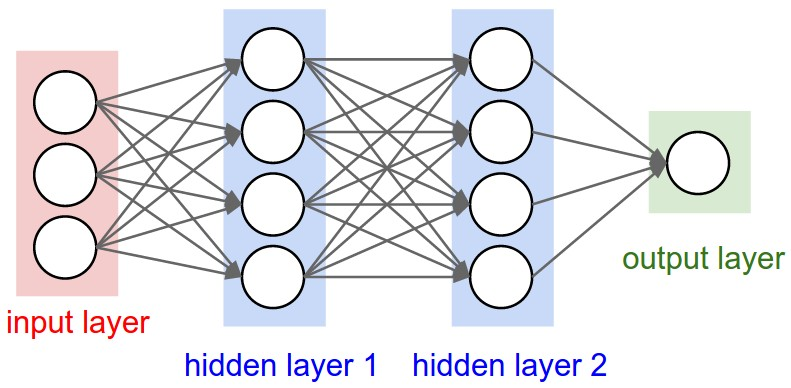
#> input picture latex_docu/tex_files/pics/cnn.jpg, 791 x 388 px
$ python -i format_image_process.py   (imports and definitions only)
#> lines starting #> are read from the running program, lines starting #| are printed output that depends on the picture; after the words box and inside, x2 and y2 are one past the last pixel; in counts of white or black regions, pixels touching at a corner belong together
#> further down, picture is the input picture: PIL image 791x388 RGB; mean R, G, B 231.4, 231.4, 235.6
### python_ai/utils/image_utils.py
def is_pitch_black(img):
    pixels = img.getdata()
    blacks = 0
    for p in pixels:
        if p != 0:
            blacks += 1
    total = len(pixels)
    return (blacks / float(total)) > 0.90

### python_ai/utils/format_image_process.py
from PIL import ImageOps, ImageFilter, Image
import numpy as np
from utils import image_utils


def modify(img):
    img.load()
    img = img.convert('L')

    clip = np.array(img)
    img = ((clip - clip.min()) * 255.0 / (clip.max() - clip.min())).astype(np.uint8)
    img = Image.fromarray(img)

    threshold = 150
    imgpos = img.point(lambda e: 255 if e > threshold else 0)
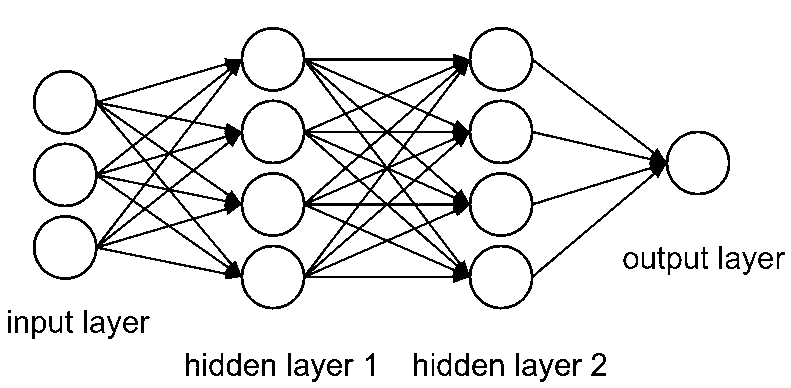
#> imgpos: PIL image 791x388 L; 91.7% white; black in thin lines or dots, all inside (x1, y1, x2, y2) = (8, 27, 785, 382)
    while image_utils.is_pitch_black(imgpos):
#> in is_pitch_black, `blacks = 0`: blacks = 0
#> in is_pitch_black, `total = len(pixels)`: total = 306908
        threshold += 3
        imgpos = img.point(lambda e: 255 if e > threshold else 0)
#> this loop made 19 passes
#> pass 1, in modify, `imgpos = img.point(lambda e: 255 if e > threshold else 0)`:
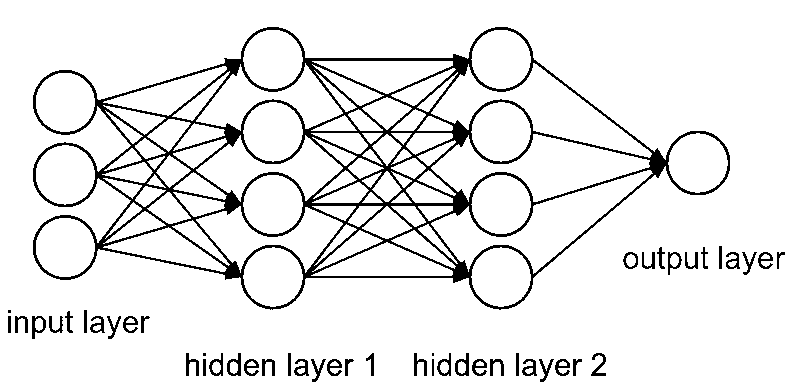
#> imgpos: PIL image 791x388 L; 91.6% white; black in thin lines or dots, all inside (x1, y1, x2, y2) = (8, 27, 785, 382)
#> pass 2, in modify, `imgpos = img.point(lambda e: 255 if e > threshold else 0)`:
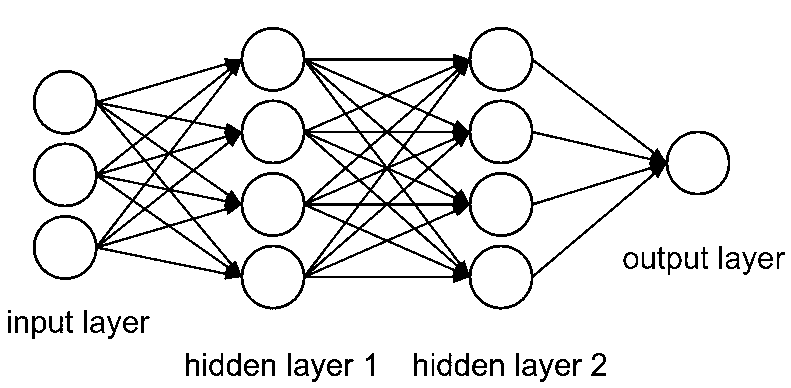
#> imgpos: PIL image 791x388 L; 91.5% white; black in thin lines or dots, all inside (x1, y1, x2, y2) = (8, 27, 785, 382)
#> pass 3, in modify, `imgpos = img.point(lambda e: 255 if e > threshold else 0)`:
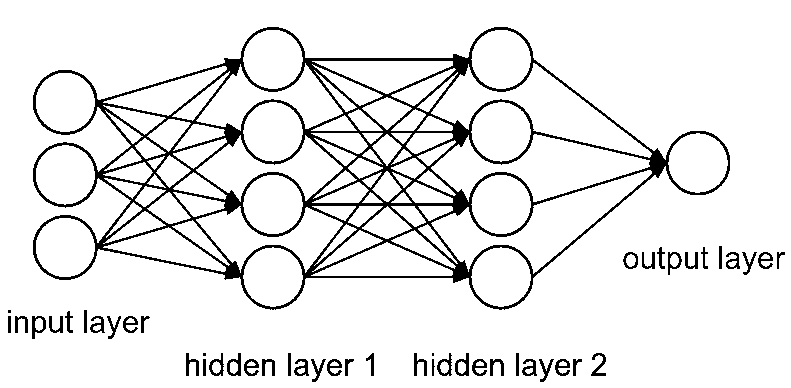
#> imgpos: PIL image 791x388 L; 91.4% white; 49 black regions (3 under 20 px), largest, box (x1, y1, x2, y2) and area: (33, 27, 730, 310) 21469, (227, 353, 241, 376) 153, (455, 353, 469, 376) 153
#> after the loop, threshold = 207

    img = imgpos.filter(ImageFilter.GaussianBlur(1))
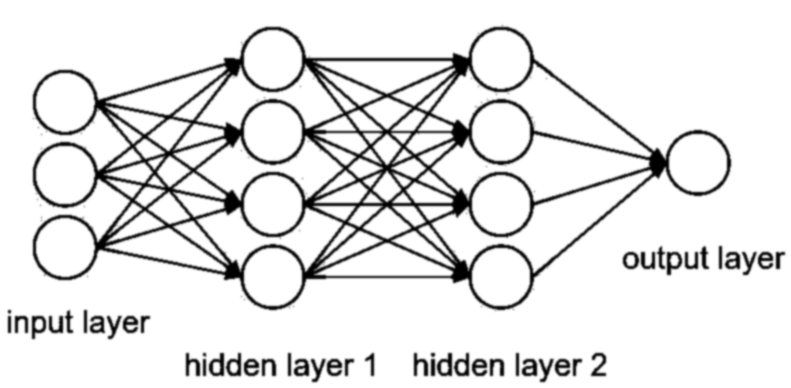
#> img: PIL image 791x388 L; min 0, max 255, mean 229.1
    img = img.resize((64, 64), resample=4)
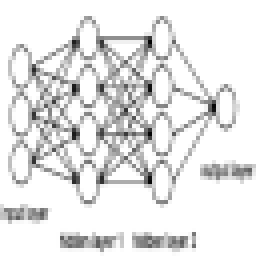
#> img: PIL image 64x64 L (shown 4 times larger); min 4, max 255, mean 229

    corners = np.array(img)
    r = corners[0, 0] + corners[63, 0] + corners[0, 63] + corners[63, 63]
#> r = 252
    if r != 0:
        img = ImageOps.invert(img)
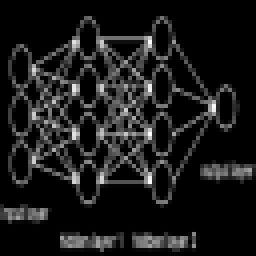
#> img: PIL image 64x64 L (shown 4 times larger); min 0, max 251, mean 26
    return img.convert('RGB')

>>> from PIL import Image
>>> picture = Image.open('../../latex_docu/tex_files/pics/cnn.jpg')
>>> result = modify(picture)

$ run again, on latex_docu/tex_files/pics/gradient.jpg
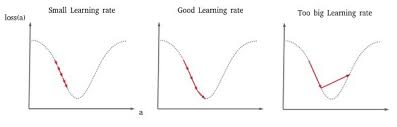
#> input picture latex_docu/tex_files/pics/gradient.jpg, 397 x 127 px
#> picture is the input picture: PIL image 397x127 RGB; mean R, G, B 250, 249.7, 249.8
#> in modify, `imgpos = img.point(lambda e: 255 if e > threshold else 0)`:
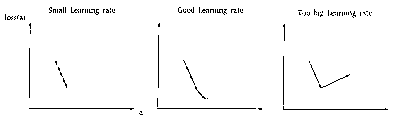
#> imgpos: PIL image 397x127 L; 97.9% white; black in thin lines or dots, all inside (x1, y1, x2, y2) = (5, 7, 388, 115)
#> blacks = 0
#> total = 50419
#> the loop in modify, `while image_utils.is_pitch_black(imgpos):` made 33 passes
#> threshold on passes 1 to 8: 153, 156, 159, 162, 165, 168, 171, 174
#> after the loop in modify, `while image_utils.is_pitch_black(imgpos):`: threshold = 249
#> r = 252
#> in modify, `img = ImageOps.invert(img)`:
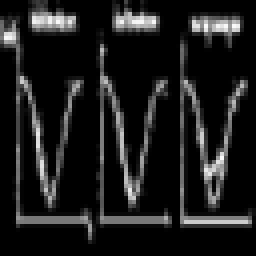
#> img: PIL image 64x64 L (shown 4 times larger); min 0, max 250, mean 28.1

$ run again, on latex_docu/tex_files/pics/Deploy.png
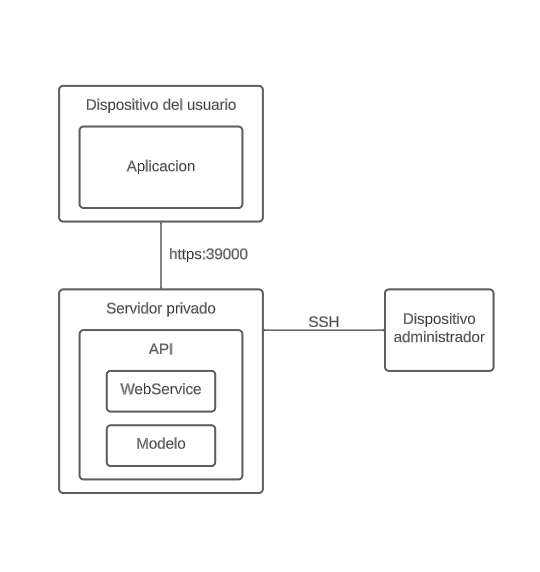
#> input picture latex_docu/tex_files/pics/Deploy.png, 540 x 572 px
#> picture is the input picture: PIL image 540x572 RGBA; mean R, G, B, A 249.4, 249.4, 249.4, 255
#> in modify, `imgpos = img.point(lambda e: 255 if e > threshold else 0)`:
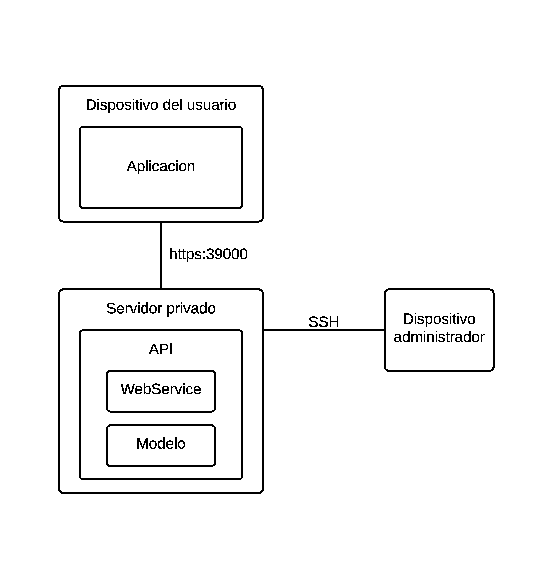
#> imgpos: PIL image 540x572 L; 96.6% white; black in thin lines or dots, all inside (x1, y1, x2, y2) = (58, 85, 495, 494)
#> blacks = 0
#> total = 308880
#> the loop in modify, `while image_utils.is_pitch_black(imgpos):` made 35 passes
#> threshold on passes 1 to 8: 153, 156, 159, 162, 165, 168, 171, 174
#> pass 2, in modify, `imgpos = img.point(lambda e: 255 if e > threshold else 0)`:
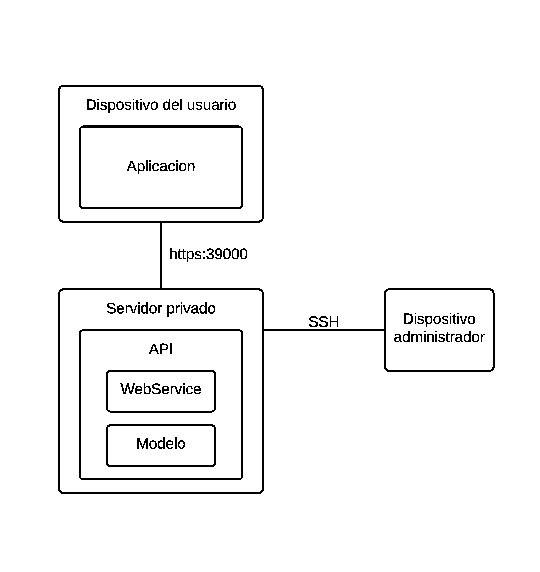
#> imgpos: PIL image 540x572 L; 96.5% white; black in thin lines or dots, all inside (x1, y1, x2, y2) = (58, 85, 495, 494)
#> after the loop in modify, `while image_utils.is_pitch_black(imgpos):`: threshold = 255
#> r = 0
